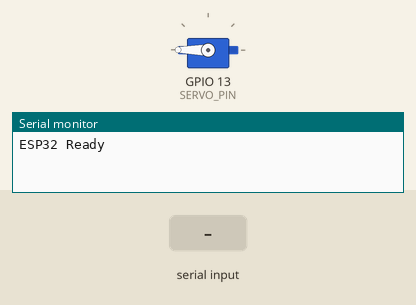
Bench run of a sketch on a simulated ESP32. Shown: servo, the last lines printed to the serial monitor. The inputs (shaded band) are chosen by the test bench.

Above: at 1.2 s.
1.3 s: "O" received over Serial
At 2.0 s:
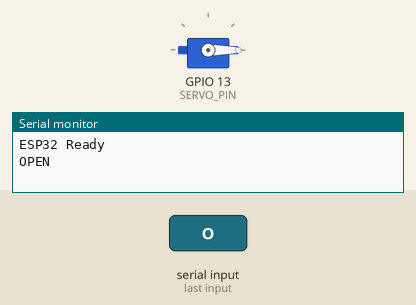
Timing chart, 0 to 5.8 s (numbered marks = the images above; inputs shaded):
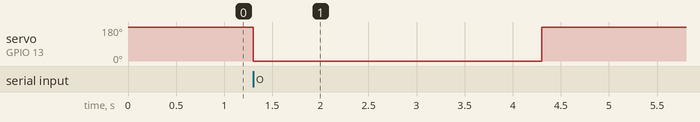

The sketch:

esptmptsmphtomatis.ino
```cpp
#include <ESP32Servo.h>

Servo servo;

#define SERVO_PIN 13   // Ganti sesuai pin yang kamu pakai

void setup() {
  Serial.begin(115200);   // ESP32 pakai baudrate lebih tinggi
  servo.attach(SERVO_PIN);

  servo.write(180);      // Posisi awal: tertutup
  Serial.println("ESP32 Ready");
}

void loop() {
  if (Serial.available()) {
    char cmd = Serial.read();

    if (cmd == 'O') {          // Open
      Serial.println("OPEN");
      servo.write(0);         // Buka pintu
      delay(3000);            // Tahan 3 detik
      servo.write(180);       // Tutup kembali
      Serial.println("CLOSE");
    }
  }
}
 
```

Measured:
- after the input at 1.3 s, servo on GPIO 13 (SERVO_PIN): 180° → 0° at once, → 180° 3.0 s later
